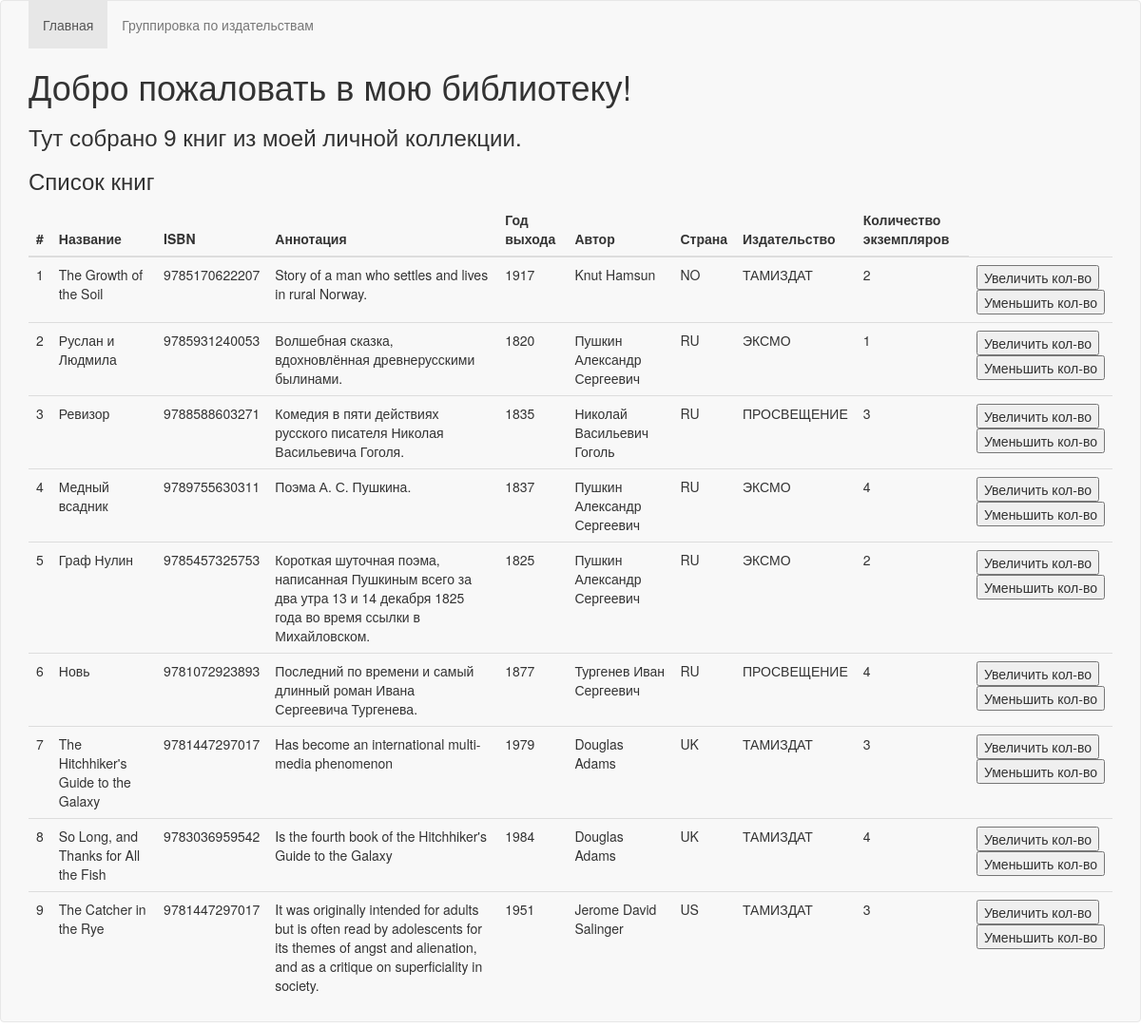
/, run on an earlier commit of the app's database.
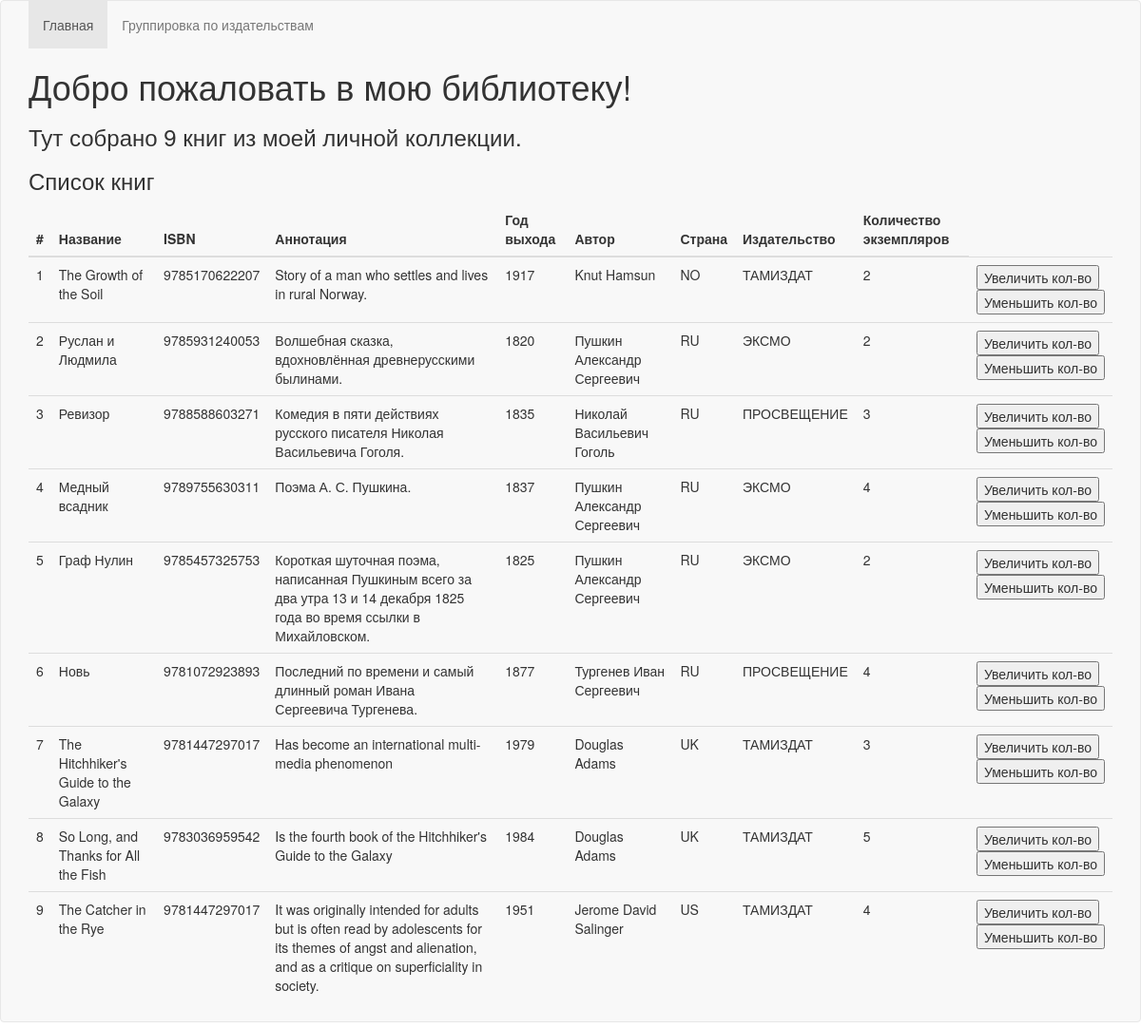
And on a later commit of the database.
### p_library/models.py (models this page shows, shortened)
class Book(models.Model):
    ISBN = models.CharField(max_length=13)
    title = models.TextField()
    description = models.TextField()
    year_release = models.SmallIntegerField()
    copy_count = models.SmallIntegerField(default=1)
    price = models.DecimalField(decimal_places=2, max_digits=8, default=0.00)
    author = models.ForeignKey(Author, on_delete=models.CASCADE)
    publisher = models.ForeignKey(Publisher, on_delete=models.CASCADE)

class Author(models.Model):
    full_name = models.TextField()
    birth_year = models.SmallIntegerField()
    country = models.CharField(max_length=2)

class Publisher(models.Model):
    name = models.TextField()
    def __str__(self):
        return self.name

### p_library/views.py (the view)
# urls.py: path('', views.index),
def index(request):
    template = loader.get_template('index.html')
    books_count = Book.objects.all().count()
    books = Book.objects.all()
    biblio_data = {
        "books_count": books_count,
        "books": books,
        }
    return HttpResponse(template.render(biblio_data, request))

### p_library/templates/index.html (shortened to what this page needs)
<!DOCTYPE html>
<html lang="ru">
<head>
    <link rel="stylesheet" href="https://stackpath.bootstrapcdn.com/bootstrap/3.4.1/css/bootstrap.min.css">
</head>
<body>
    <div class="navbar navbar-default">
        <div class="navbar-inner">
            <div class="container">
            <ul class="nav navbar-nav">
                <li class="active"><a href="/">Главная</a></li>
                <li><a href="/redactions">Группировка по издательствам</a></li>
            </ul>
        </div>
    </div>
    <div class="container">
        <h1>Добро пожаловать в мою библиотеку!</h1>
        <h3>Тут собрано {{ books_count }} книг из моей личной коллекции.</h3>
        <h3>Список книг</h3>
        <table class="table">
            <thead>
                <tr>
                    <th>#</th>
                    <th>Название</th>
                    <th>ISBN</th>
                    <th>Аннотация</th>
                    <th>Год выхода</th>
                    <th>Автор</th>
                    <th>Страна</th>
                    <th>Издательство</th>
                    <th>Количество экземпляров</th>
                </tr>
            </thead>
                {% for book in books %}
                <tr>
                    <td>{{ forloop.counter }}</td>
                    <td>{{ book.title }}</td>
                    <td>{{ book.ISBN }}</td>
                    <td>{{ book.description }}</td>
                    <td>{{ book.year_release }}</td>
                    <td>{{ book.author.full_name }}</td>
                    <td>{{ book.author.country }}</td>
                    <td>{{ book.publisher }} </td>
                    <td>{{ book.copy_count }}</td>
                    <td>
                        <form action="/index/book_increment/" method="post" enctype="multipart/form-data">
                            <input type="submit" value="Увеличить кол-во" />
                        </form>
                        <form action="/index/book_decrement/" method="post" enctype="multipart/form-data">
                            <input type="submit" value="Уменьшить кол-во" />
                        </form>
                    </td>
                </tr>
                {% endfor %}
            </table>
    </div>
</body>
</html>

What changed in the data, as far as the page shows it:
changed Book "Руслан и Людмила": copy_count "1" → "2"
changed Book "So Long, and Thanks for All the Fish": copy_count "4" → "5"
changed Book "The Catcher in the Rye": copy_count "3" → "4"
